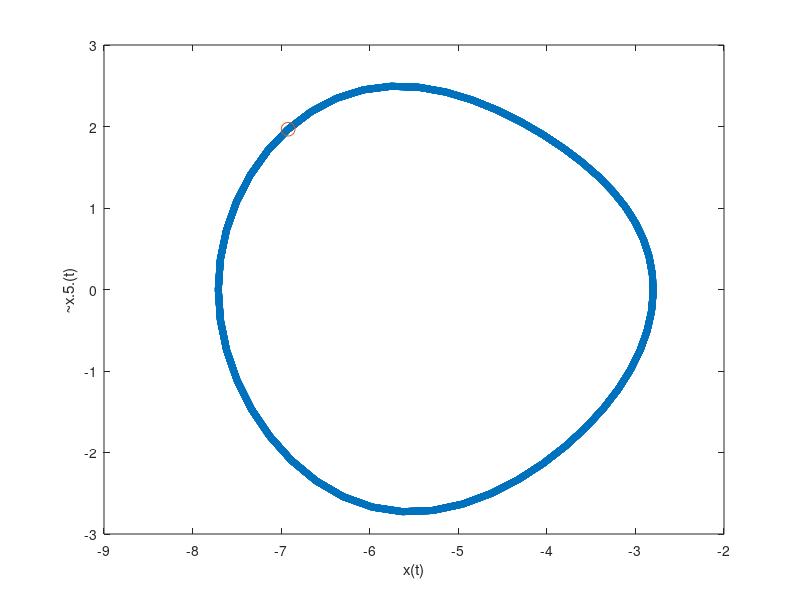
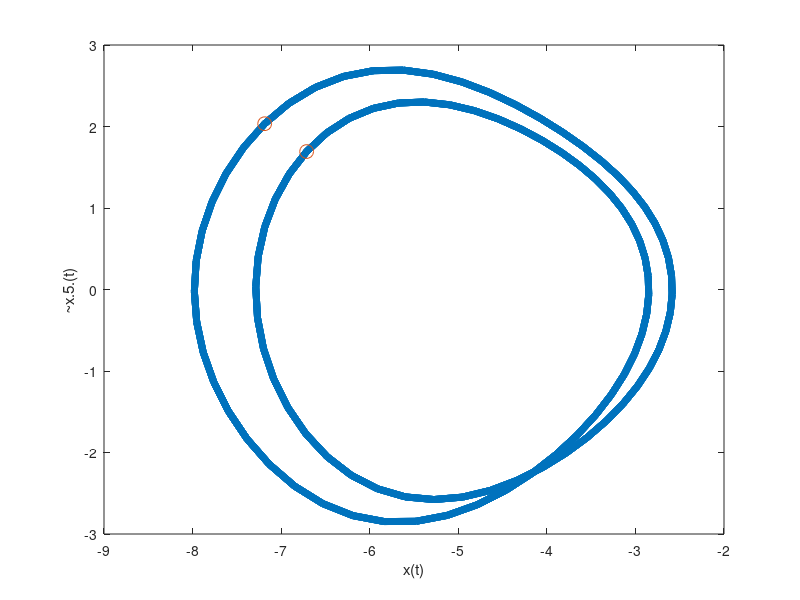
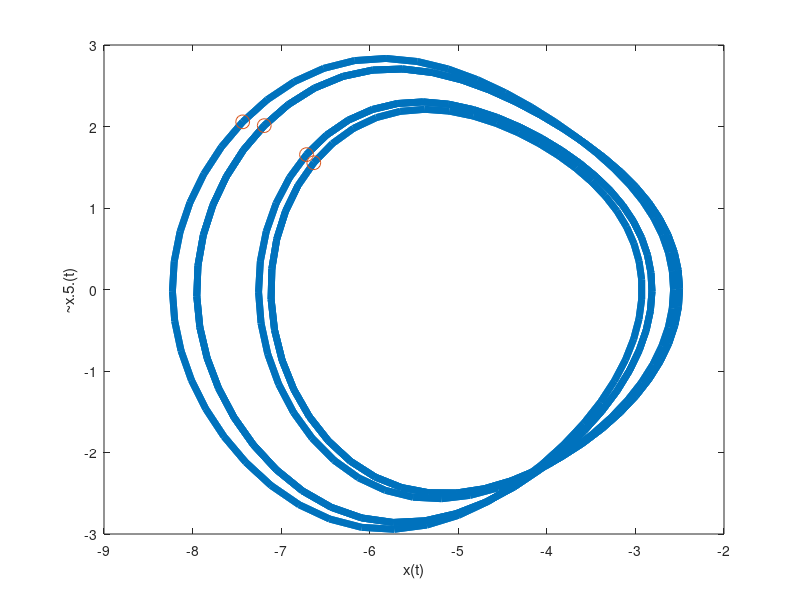

The MATLAB script that drew these images, in order:
# "fpend-traj.m" ※環境によっては実行時間がかかる！
global c k P omeg;
function dx=eom(x,t)
 global c k P omeg;
 dx(1) = x(2);
 dx(2) = -c*x(2) -k*sin(x(1)) + P*cos(omeg*t);
endfunction
k=1; P=2.7; omeg=1; T=2*pi/omeg;
x0=[0;0];
tn=1000; #無視する過渡応答
dn=tn+500; #取得するデータ長
tt=linspace(0,dn*T,50*dn);
### 1周期 ###
c=0.7; xx=lsode("eom",x0,tt)(tn+1:dn,:); #過渡を削除
hold off; plot(xx(:,1),xx(:,2),"-",'linewidth',5);
hold on; plot(xx(1,1),xx(1,2),"o",'markersize',10);
xlabel("x(t)"); ylabel('{~x{.5.}(t)}'); axis([-9,-2,-3,3]); drawnow();
print -deps2 -F:24 fpen-traj1.eps
### 2周期 ###
x0=xx(1,:)'; #分岐図と履歴を合わせるため
c=0.65; xx=lsode("eom",x0,tt)(tn+1:dn,:); #過渡を削除
hold off; plot(xx(:,1),xx(:,2),"-",'linewidth',5);
hold on; plot(xx([1,51],1),xx([1,51],2),"o",'markersize',10);
xlabel("x(t)"); ylabel('{~x{.5.}(t)}'); axis([-9,-2,-3,3]); drawnow();
print -deps2 -F:24 fpen-traj2.eps
### 4周期 ###
x0=xx(1,:)'; #分岐図と履歴を合わせるため
c=0.63; xx=lsode("eom",x0,tt)(tn+1:dn,:); #過渡を削除
hold off; plot(xx(:,1),xx(:,2),"-",'linewidth',5);
hold on; plot(xx([1,51,101,151],1),xx([1,51,101,151],2),"o",'markersize',10);
xlabel("x(t)"); ylabel('{~x{.5.}(t)}'); axis([-9,-2,-3,3]); drawnow();
print -deps2 -F:24 fpen-traj4.eps
### 無限周期 ###
x0=xx(1,:)'; #分岐図と履歴を合わせるため
c=0.61; xx=lsode("eom",x0,tt)(tn+1:dn,:); #過渡を削除
hold off; plot(xx(:,1),xx(:,2),"-",'linewidth',5);
xlabel("x(t)"); ylabel('{~x{.5.}(t)}'); axis([-9,-2,-3,3]); drawnow();
#print -deps2 -F:24 fpen-trajx.eps